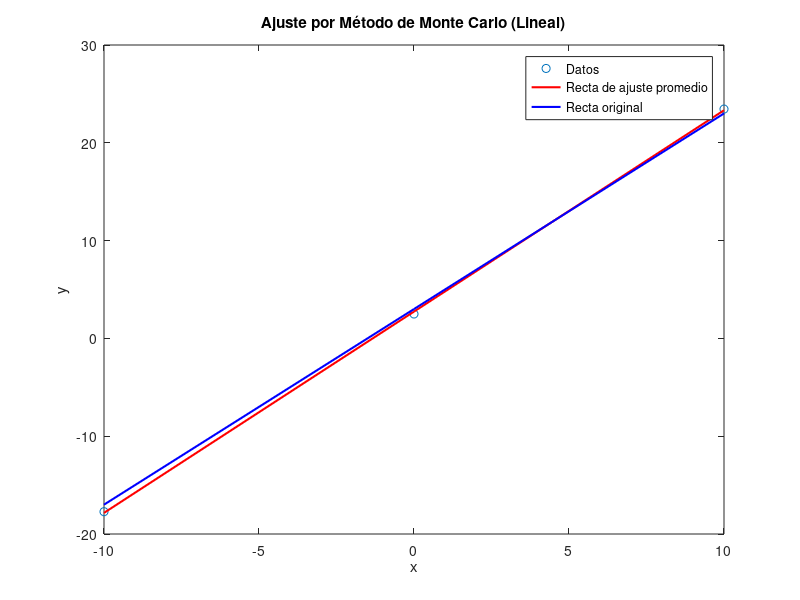

Here is the MATLAB script that generated this plot:
clear all
close all
clc

% Número de datos y simulaciones
n = 3; % Número de puntos de datos
simulations = 1000; % Número de simulaciones

% Generar puntos de datos
x = linspace(-10, 10, n); % 100 puntos en el intervalo [-10, 10]
true_slope = 2;
true_intercept = 3;
y = true_slope * x + true_intercept + randn(1, n); % Datos con algo de ruido

% Inicializar arrays para almacenar resultados de las simulaciones
slopes = zeros(simulations, 1);
intercepts = zeros(simulations, 1);

for i = 1:simulations
    % Seleccionar un subconjunto aleatorio de datos
    indices = randperm(n, n); % Permutación aleatoria de índices
    x_subset = x(indices);
    y_subset = y(indices);
    
    % Ajuste de la recta y = ax + b
    X = [x_subset; ones(1, n)]'; % Matriz de diseño
    coefficients = (X' * X) \ (X' * y_subset'); % Resolver los coeficientes
    
    % Guardar los coeficientes de la simulación
    slopes(i) = coefficients(1);
    intercepts(i) = coefficients(2);
end

% Calcular medias y desviaciones estándar de los coeficientes
mean_slope = mean(slopes);
mean_intercept = mean(intercepts);

% Mostrar la recta de ajuste
fprintf('La recta de ajuste promedio es y = %.6fx + %.6f\n', mean_slope, mean_intercept);

% Graficar los puntos, la recta de ajuste y la función original
figure;
plot(x, y, 'o'); % Puntos de datos
hold on;
plot(x, mean_slope*x + mean_intercept, '-r', 'LineWidth', 1.5); % Recta de ajuste promedio

% Ajuste adicional para verificar visualmente
y_fit = true_slope * x + true_intercept; % Valores ajustados de y
plot(x, y_fit, '-b', 'LineWidth', 1.5); % Recta original

xlabel('x');
ylabel('y');
title('Ajuste por Método de Monte Carlo (Lineal)');
legend('Datos', 'Recta de ajuste promedio', 'Recta original');
hold off;
